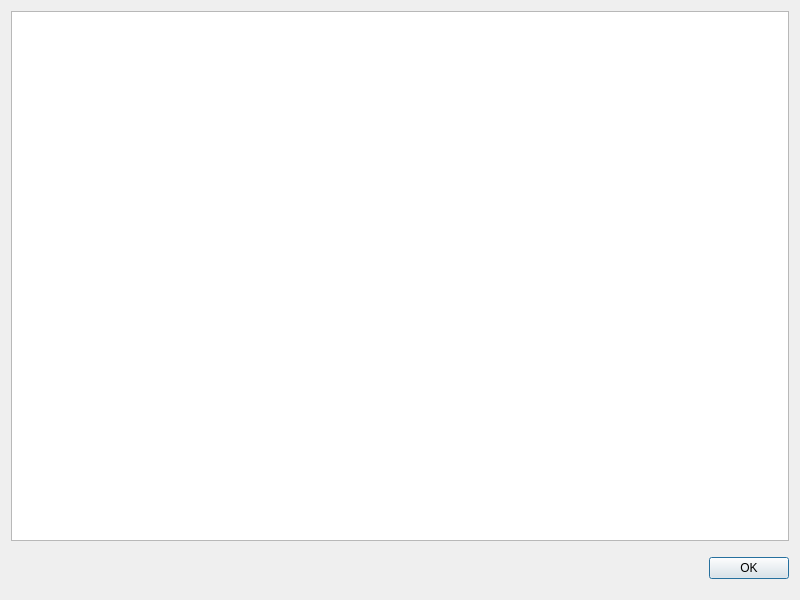
<?xml version="1.0" encoding="UTF-8"?>
<ui version="4.0">
 <class>Dialog</class>
 <widget class="QDialog" name="Dialog">
  <property name="geometry">
   <rect>
    <x>0</x>
    <y>0</y>
    <width>800</width>
    <height>600</height>
   </rect>
  </property>
  <property name="windowTitle">
   <string>Dialog</string>
  </property>
  <property name="windowIcon">
   <iconset>
    <normaloff>icon.svg</normaloff>icon.svg</iconset>
  </property>
  <layout class="QVBoxLayout" name="verticalLayout">
   <item>
    <widget class="QTextBrowser" name="textBrowser"/>
   </item>
   <item>
    <spacer name="verticalSpacer_2">
     <property name="orientation">
      <enum>Qt::Vertical</enum>
     </property>
     <property name="sizeType">
      <enum>QSizePolicy::Fixed</enum>
     </property>
     <property name="sizeHint" stdset="0">
      <size>
       <width>20</width>
       <height>10</height>
      </size>
     </property>
    </spacer>
   </item>
   <item>
    <widget class="QDialogButtonBox" name="okButton">
     <property name="sizePolicy">
      <sizepolicy hsizetype="Expanding" vsizetype="Fixed">
       <horstretch>0</horstretch>
       <verstretch>0</verstretch>
      </sizepolicy>
     </property>
     <property name="orientation">
      <enum>Qt::Horizontal</enum>
     </property>
     <property name="standardButtons">
      <set>QDialogButtonBox::Ok</set>
     </property>
     <property name="centerButtons">
      <bool>false</bool>
     </property>
    </widget>
   </item>
   <item>
    <spacer name="verticalSpacer">
     <property name="orientation">
      <enum>Qt::Vertical</enum>
     </property>
     <property name="sizeType">
      <enum>QSizePolicy::Fixed</enum>
     </property>
     <property name="sizeHint" stdset="0">
      <size>
       <width>20</width>
       <height>10</height>
      </size>
     </property>
    </spacer>
   </item>
  </layout>
 </widget>
 <resources/>
 <connections>
  <connection>
   <sender>okButton</sender>
   <signal>accepted()</signal>
   <receiver>Dialog</receiver>
   <slot>accept()</slot>
   <hints>
    <hint type="sourcelabel">
     <x>248</x>
     <y>254</y>
    </hint>
    <hint type="destinationlabel">
     <x>157</x>
     <y>274</y>
    </hint>
   </hints>
  </connection>
  <connection>
   <sender>okButton</sender>
   <signal>rejected()</signal>
   <receiver>Dialog</receiver>
   <slot>reject()</slot>
   <hints>
    <hint type="sourcelabel">
     <x>316</x>
     <y>260</y>
    </hint>
    <hint type="destinationlabel">
     <x>286</x>
     <y>274</y>
    </hint>
   </hints>
  </connection>
 </connections>
</ui>
